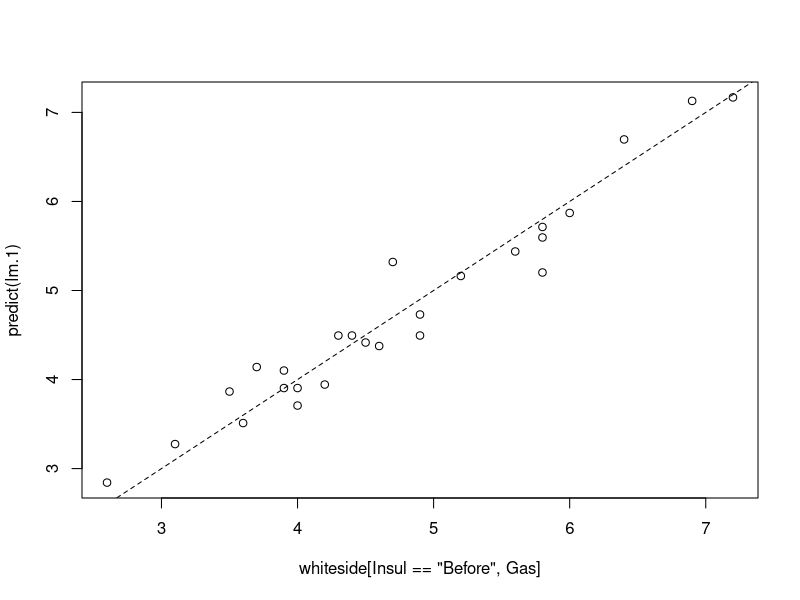

This figure's R source: (Note: this script raises an error after producing the figure.)
## ---- chunk 1
library(MASS) # load the package
library(data.table) # for some data manipulations
data(whiteside) # load the data
head(whiteside) # inspect the data
## ---- chunk 2
whiteside <- data.table(whiteside)
lm.1 <- lm(Gas~Temp, data=whiteside[Insul=='Before']) # OLS estimation 
## ---- chunk 3
class(lm.1)
## ---- chunk 4
str(lm.1)
## ---- chunk 5
coef(lm.1)
## ---- chunk 6
plot(predict(lm.1)~whiteside[Insul=='Before',Gas])
abline(0,1, lty=2)
## ---- chunk 7
R2 <- function(y, y.hat){
  numerator <- (y-y.hat)^2 %>% sum
  denominator <- (y-mean(y))^2 %>% sum
  1-numerator/denominator
}
R2(y=whiteside[Insul=='Before',Gas], y.hat=predict(lm.1))
## ---- chunk 8
summary(lm.1)
## ---- chunk 9
plot(residuals(lm.1)~whiteside[Insul=='Before',Temp])
abline(0,0, lty=2)
## ---- chunk 10
lm.1.1 <- lm(Gas~I(Temp^2), data=whiteside[Insul=='Before',])
plot(residuals(lm.1.1)~whiteside[Insul=='Before',Temp]); abline(0,0, lty=2)
## ---- chunk 11
qqnorm(resid(lm.1))
## ---- chunk 12
qqnorm(runif(100))
## ---- chunk 13
summary.lm1 <- summary(lm.1)
coefs.lm1 <- summary.lm1$coefficients
coefs.lm1
## ---- chunk 14
coefs.lm1[2,1] + c(-2,2) * coefs.lm1[2,2]
## ---- chunk 15
confint(lm.1)
## ---- chunk 16
head(swiss)
lm.5 <- lm(data=swiss, Fertility~Agriculture+Examination+Education+Education+Catholic+Infant.Mortality)
summary(lm.5)
## ---- chunk 17
lm.5 <- lm(data=swiss, Fertility~.)
summary(lm.5)
## ---- chunk 18
twoWay <- read.csv('data/dataset_anova_twoWay_comparisons.csv')
head(twoWay)
## ---- chunk 19
table(twoWay$Treatment, twoWay$Age)
## ---- chunk 20
lm.2 <- lm(StressReduction~.,data=twoWay)
summary(lm.2)
## ---- chunk 21
model.matrix(lm.2) %>% lattice::levelplot()
## ---- chunk 22
anova(lm.2)
## ---- chunk 23
lm.2.2 <- aov(StressReduction~.,data=twoWay)
class(lm.2.2)
summary(lm.2.2)
## ---- chunk 24
lm.3 <- lm(StressReduction~Treatment+Age+Treatment:Age-1,data=twoWay)
## ---- chunk 25
summary(lm.3)
## ---- chunk 26
anova(lm.2,lm.3, test='F')
## ---- chunk 27
coef(summary(lm.2))
## ---- chunk 28
library(multcomp)
my.contrast <- matrix(c(-1,0,1,0,0), nrow =  1)
lm.4 <- glht(lm.2, linfct=my.contrast)
summary(lm.4)
